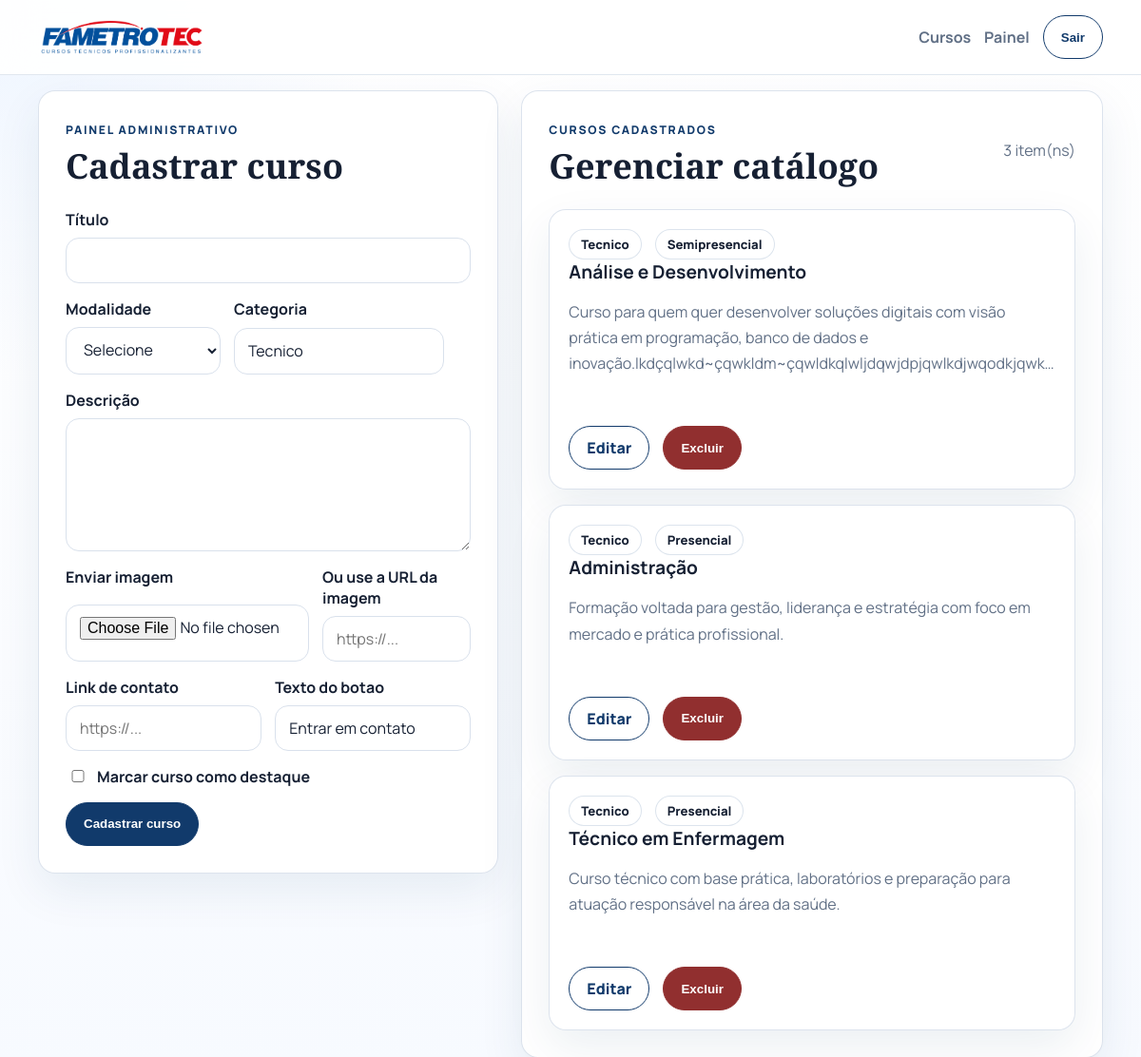
/admin (signed in), run on the app's committed database.
### tables this page shows
CREATE TABLE courses (
            id INTEGER PRIMARY KEY AUTOINCREMENT,
            title TEXT NOT NULL,
            category TEXT NOT NULL,
            modality TEXT NOT NULL,
            description TEXT NOT NULL,
            image_path TEXT,
            contact_label TEXT,
            contact_url TEXT,
            secondary_label TEXT,
            secondary_url TEXT,
            featured INTEGER NOT NULL DEFAULT 0,
            created_at TIMESTAMP DEFAULT CURRENT_TIMESTAMP
        );

### app.py (the view)
@app.route("/admin")
def admin_dashboard() -> str:
    if not is_admin():
        return redirect(url_for("admin_login"))
    courses = fetch_courses()
    return render_template("admin_dashboard.html", courses=courses, editing_course=None)

### app.py (called while the page is built)
def get_db() -> sqlite3.Connection:
    if "db" not in g:
        g.db = sqlite3.connect(DATABASE_PATH)
        g.db.row_factory = sqlite3.Row
    return g.db

def is_admin() -> bool:
    return bool(session.get("is_admin"))

def fetch_courses() -> list[sqlite3.Row]:
    db = get_db()
    return db.execute(
        "SELECT * FROM courses ORDER BY featured DESC, created_at DESC, id DESC"
    ).fetchall()

@app.context_processor
def inject_globals() -> dict[str, Any]:
    return {"is_admin": is_admin()}

### templates/admin_dashboard.html (shortened to what this page needs)
{% extends "base.html" %}
{% block content %}
  <section class="admin-section">
    <div class="container admin-layout">
      <div class="panel">
        <div class="section-heading">
          <span class="eyebrow">Painel administrativo</span>
          <h1>{% if editing_course %}Editar curso{% else %}Cadastrar curso{% endif %}</h1>
        </div>
        <form
          method="post"
          enctype="multipart/form-data"
          class="form-grid"
          action="{% if editing_course %}{{ url_for('update_course', course_id=editing_course['id']) }}{% else %}{{ url_for('create_course') }}{% endif %}"
        >
          <label>
            <span>Título</span>
            <input type="text" name="title" required value="{{ editing_course['title'] if editing_course else '' }}">
          </label>
          <div class="form-row">
            <label>
              <span>Modalidade</span>
              {% set selected_modality = editing_course['modality'] if editing_course else '' %}
              <select name="modality" required>
                <option value="">Selecione</option>
              </select>
            </label>
            <label>
              <span>Categoria</span>
              <input type="text" value="Tecnico" disabled>
            </label>
          </div>
          <label>
            <span>Descrição</span>
            <textarea name="description" rows="5" required>{{ editing_course['description'] if editing_course else '' }}</textarea>
          </label>
          <div class="form-row">
            <label>
              <span>Enviar imagem</span>
              <input type="file" name="image" accept=".png,.jpg,.jpeg,.webp">
            </label>
            <label>
              <span>Ou use a URL da imagem</span>
              <input
                type="url"
                name="image_url"
                placeholder="https://..."
                value="{{ editing_course['image_path'] if editing_course and editing_course['image_path'] and editing_course['image_path'].startswith('http') else '' }}"
              >
            </label>
          </div>
          <div class="form-row">
            <label>
              <span>Link de contato</span>
              <input type="url" name="contact_url" placeholder="https://..." value="{{ editing_course['contact_url'] if editing_course else '' }}">
            </label>
            <label>
              <span>Texto do botao</span>
              <input type="text" value="Entrar em contato" disabled>
            </label>
          </div>
          <label class="checkbox-field">
            <input type="checkbox" name="featured" {% if editing_course and editing_course['featured'] %}checked{% endif %}>
            <span>Marcar curso como destaque</span>
          </label>
          <div class="form-actions">
            <button class="button" type="submit">{% if editing_course %}Salvar alterações{% else %}Cadastrar curso{% endif %}</button>
          </div>
        </form>
      </div>
      <div class="panel">
        <div class="section-heading section-heading-inline">
          <div>
            <span class="eyebrow">Cursos cadastrados</span>
            <h2>Gerenciar catálogo</h2>
          </div>
          <p>{{ courses|length }} item(ns)</p>
        </div>
        <div class="admin-course-list">
          {% for course in courses %}
            <article class="admin-course-card">
              <div>
                <div class="admin-tags">
                  <span>{{ course["category"] }}</span>
                  <span>{{ course["modality"] }}</span>
                </div>
                <h3>{{ course["title"] }}</h3>
                <p>{{ course["description"] }}</p>
              </div>
              <div class="admin-card-actions">
                <a class="button button-outline" href="{{ url_for('edit_course', course_id=course['id']) }}">Editar</a>
                <form method="post" action="{{ url_for('delete_course', course_id=course['id']) }}" onsubmit="return confirm('Deseja remover este curso?');">
                  <button class="button button-danger" type="submit">Excluir</button>
                </form>
              </div>
            </article>
          {% else %}
            <div class="empty-state">
              <h3>Sem cursos cadastrados.</h3>
              <p>Use o formulário ao lado para adicionar o primeiro curso.</p>
            </div>
          {% endfor %}
        </div>
      </div>
    </div>
  </section>
{% endblock %}

### templates/base.html (shortened to what this page needs)
<!DOCTYPE html>
<html lang="pt-BR">
<head>
  <link rel="stylesheet" href="{{ url_for('static', filename='styles.css') }}">
</head>
<body>
  <header class="site-header">
    <div class="container header-inner">
      <a class="brand" href="{{ url_for('home') }}">
        <img class="brand-logo" src="{{ url_for('static', filename='images/logo.png') }}" alt="Fametro Tecnico">
      </a>
      <nav class="header-actions">
        <a class="header-link" href="{{ url_for('home') }}#catalogo">Cursos</a>
        {% if is_admin %}
          <a class="header-link" href="{{ url_for('admin_dashboard') }}">Painel</a>
          <form method="post" action="{{ url_for('admin_logout') }}">
            <button class="button button-outline" type="submit">Sair</button>
          </form>
        {% else %}
          <a class="button button-outline" href="{{ url_for('admin_login') }}">Área do admin</a>
        {% endif %}
      </nav>
    </div>
  </header>
  <main>
    {% block content %}{% endblock %}
  </main>
</body>
</html>

### data on the page
courses: category "Tecnico", modality "Semipresencial", title "Análise e Desenvolvimento", description "Curso para quem quer desenvolver soluções digitais com visão prática em programação, banco de dados…"
courses: category "Tecnico", modality "Presencial", title "Administração", description "Formação voltada para gestão, liderança e estratégia com foco em mercado e prática profissional."
courses: category "Tecnico", modality "Presencial", title "Técnico em Enfermagem", description "Curso técnico com base prática, laboratórios e preparação para atuação responsável na área da saúde."

### other printed values
{{ courses|length }} "3"
